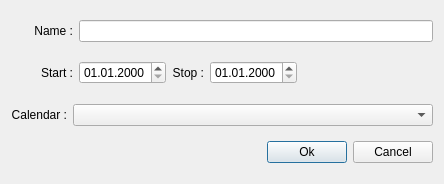
<?xml version="1.0" encoding="UTF-8"?>
<ui version="4.0">
 <class>MEditEmployee</class>
 <widget class="QDialog" name="MEditEmployee">
  <property name="geometry">
   <rect>
    <x>0</x>
    <y>0</y>
    <width>444</width>
    <height>184</height>
   </rect>
  </property>
  <property name="minimumSize">
   <size>
    <width>444</width>
    <height>130</height>
   </size>
  </property>
  <property name="maximumSize">
   <size>
    <width>444</width>
    <height>16777215</height>
   </size>
  </property>
  <property name="windowTitle">
   <string>Employee editor</string>
  </property>
  <layout class="QVBoxLayout" name="verticalLayout">
   <item>
    <layout class="QHBoxLayout" name="horizontalLayout_4">
     <item>
      <widget class="QLabel" name="label_4">
       <property name="minimumSize">
        <size>
         <width>62</width>
         <height>0</height>
        </size>
       </property>
       <property name="text">
        <string>Name :</string>
       </property>
       <property name="alignment">
        <set>Qt::AlignRight|Qt::AlignTrailing|Qt::AlignVCenter</set>
       </property>
      </widget>
     </item>
     <item>
      <widget class="QLineEdit" name="employeeName"/>
     </item>
    </layout>
   </item>
   <item>
    <layout class="QHBoxLayout" name="horizontalLayout_3">
     <item>
      <layout class="QHBoxLayout" name="horizontalLayout">
       <item>
        <widget class="QLabel" name="label_2">
         <property name="minimumSize">
          <size>
           <width>62</width>
           <height>32</height>
          </size>
         </property>
         <property name="text">
          <string>Start :</string>
         </property>
         <property name="alignment">
          <set>Qt::AlignRight|Qt::AlignTrailing|Qt::AlignVCenter</set>
         </property>
        </widget>
       </item>
       <item>
        <widget class="QDateEdit" name="employeeStart">
         <property name="displayFormat">
          <string>dd.MM.yyyy</string>
         </property>
        </widget>
       </item>
      </layout>
     </item>
     <item>
      <layout class="QHBoxLayout" name="horizontalLayout_2">
       <item>
        <widget class="QLabel" name="label_3">
         <property name="text">
          <string>Stop :</string>
         </property>
         <property name="alignment">
          <set>Qt::AlignRight|Qt::AlignTrailing|Qt::AlignVCenter</set>
         </property>
        </widget>
       </item>
       <item>
        <widget class="QDateEdit" name="employeeStop">
         <property name="displayFormat">
          <string>dd.MM.yyyy</string>
         </property>
        </widget>
       </item>
       <item>
        <spacer name="horizontalSpacer_2">
         <property name="orientation">
          <enum>Qt::Horizontal</enum>
         </property>
         <property name="sizeHint" stdset="0">
          <size>
           <width>40</width>
           <height>20</height>
          </size>
         </property>
        </spacer>
       </item>
      </layout>
     </item>
    </layout>
   </item>
   <item>
    <layout class="QHBoxLayout" name="horizontalLayout_5">
     <item>
      <widget class="QLabel" name="label">
       <property name="sizePolicy">
        <sizepolicy hsizetype="Preferred" vsizetype="Preferred">
         <horstretch>0</horstretch>
         <verstretch>0</verstretch>
        </sizepolicy>
       </property>
       <property name="text">
        <string>Calendar :</string>
       </property>
       <property name="alignment">
        <set>Qt::AlignRight|Qt::AlignTrailing|Qt::AlignVCenter</set>
       </property>
      </widget>
     </item>
     <item>
      <widget class="QComboBox" name="employeeCalendar">
       <property name="sizePolicy">
        <sizepolicy hsizetype="Expanding" vsizetype="Fixed">
         <horstretch>0</horstretch>
         <verstretch>0</verstretch>
        </sizepolicy>
       </property>
      </widget>
     </item>
    </layout>
   </item>
   <item>
    <layout class="QHBoxLayout" name="horizontalLayout_6">
     <item>
      <spacer name="horizontalSpacer">
       <property name="orientation">
        <enum>Qt::Horizontal</enum>
       </property>
       <property name="sizeHint" stdset="0">
        <size>
         <width>40</width>
         <height>20</height>
        </size>
       </property>
      </spacer>
     </item>
     <item>
      <widget class="QPushButton" name="okButton">
       <property name="text">
        <string>Ok</string>
       </property>
      </widget>
     </item>
     <item>
      <widget class="QPushButton" name="cancelButton">
       <property name="text">
        <string>Cancel</string>
       </property>
      </widget>
     </item>
    </layout>
   </item>
  </layout>
 </widget>
 <resources/>
 <connections/>
</ui>
